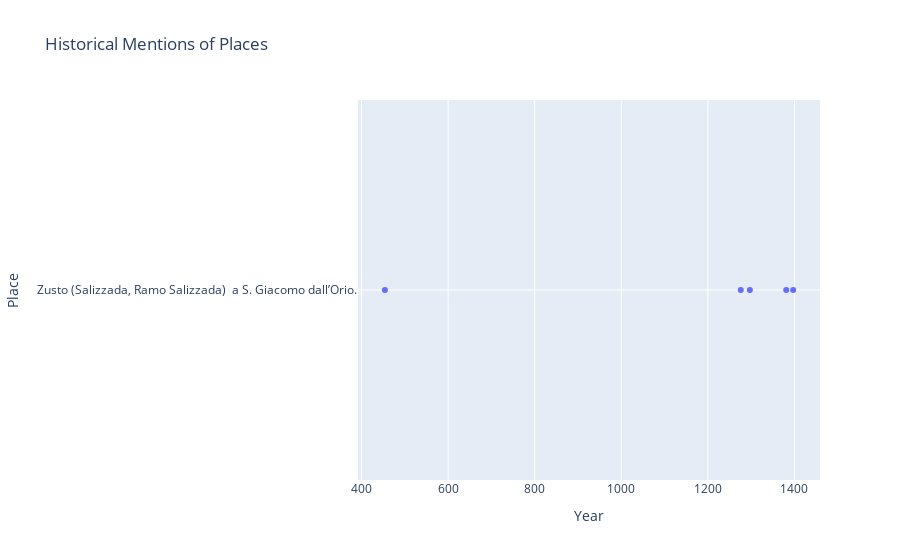

The code cell stored with this chart in its notebook:
### Code cell
import plotly.express as px

fig = px.scatter(df[df["Place"] == "Zusto (Salizzada, Ramo Salizzada)  a S. Giacomo dall’Orio."], x="Year", y="Place", title="Historical Mentions of Places",
                 labels={"Year": "Year", "Place": "Place"}, hover_data=['Place'])
fig.show()

### Figure 1 — Plotly figure (JSON) as saved in the notebook; plotly's stock layout.template omitted (floating-point values rounded to 4 significant figures)
{"data": [{"hovertemplate": "Year=%{x}<br>Place=%{y}<extra></extra>", "legendgroup": "", "marker": {"color": "#636efa", "symbol": "circle"}, "mode": "markers", "name": "", "orientation": "h", "showlegend": false, "type": "scatter", "x": [454, 1276, 1297, 1381, 1397], "xaxis": "x", "y": ["Zusto (Salizzada, Ramo Salizzada)  a S. Giacomo dall’Orio.", "Zusto (Salizzada, Ramo Salizzada)  a S. Giacomo dall’Orio.", "Zusto (Salizzada, Ramo Salizzada)  a S. Giacomo dall’Orio.", "Zusto (Salizzada, Ramo Salizzada)  a S. Giacomo dall’Orio.", "Zusto (Salizzada, Ramo Salizzada)  a S. Giacomo dall’Orio."], "yaxis": "y"}], "layout": {"legend": {"tracegroupgap": 0}, "title": {"text": "Historical Mentions of Places"}, "xaxis": {"anchor": "y", "domain": [0, 1], "title": {"text": "Year"}}, "yaxis": {"anchor": "x", "domain": [0, 1], "title": {"text": "Place"}}}}
